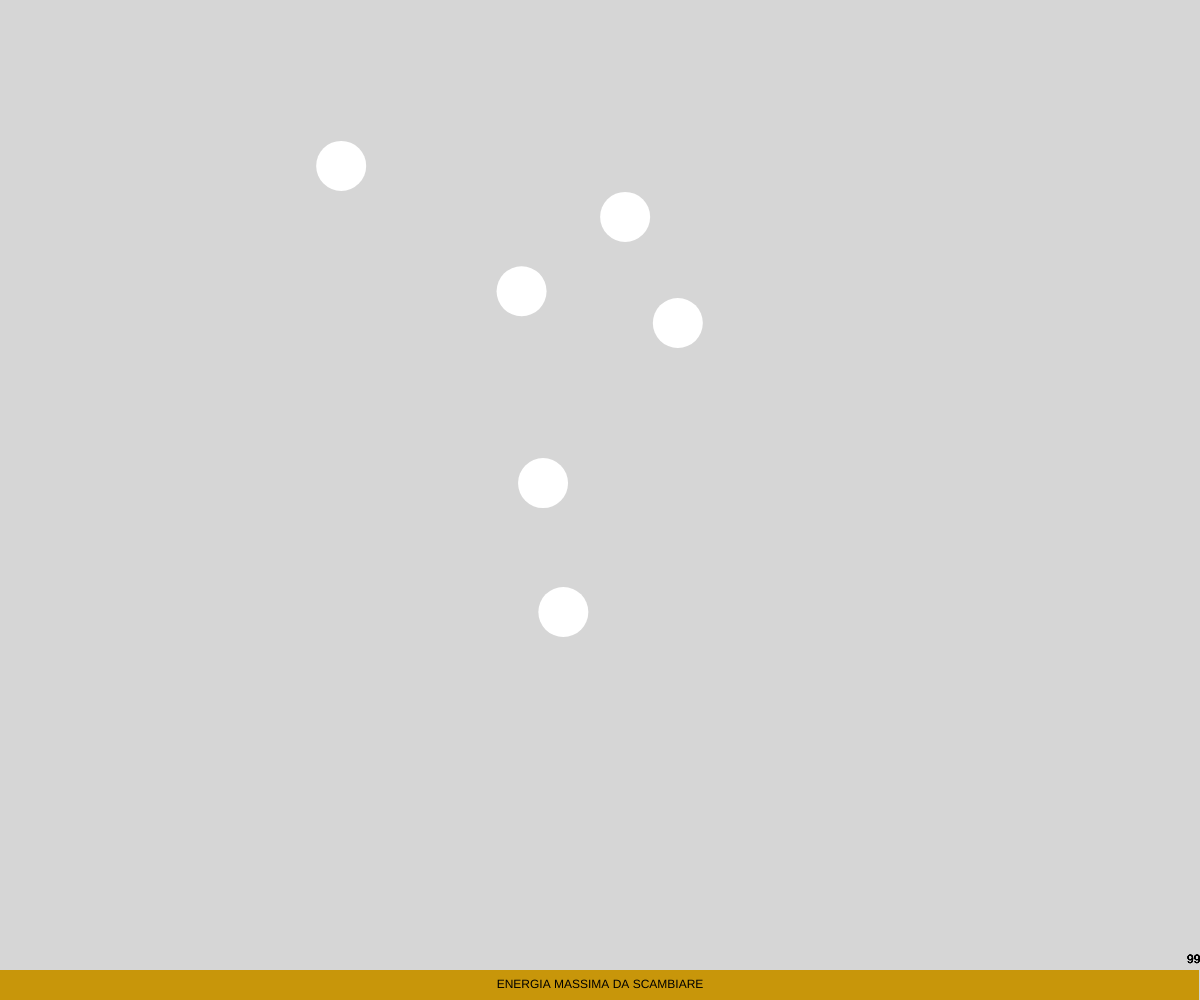
Frame 1 (no input)
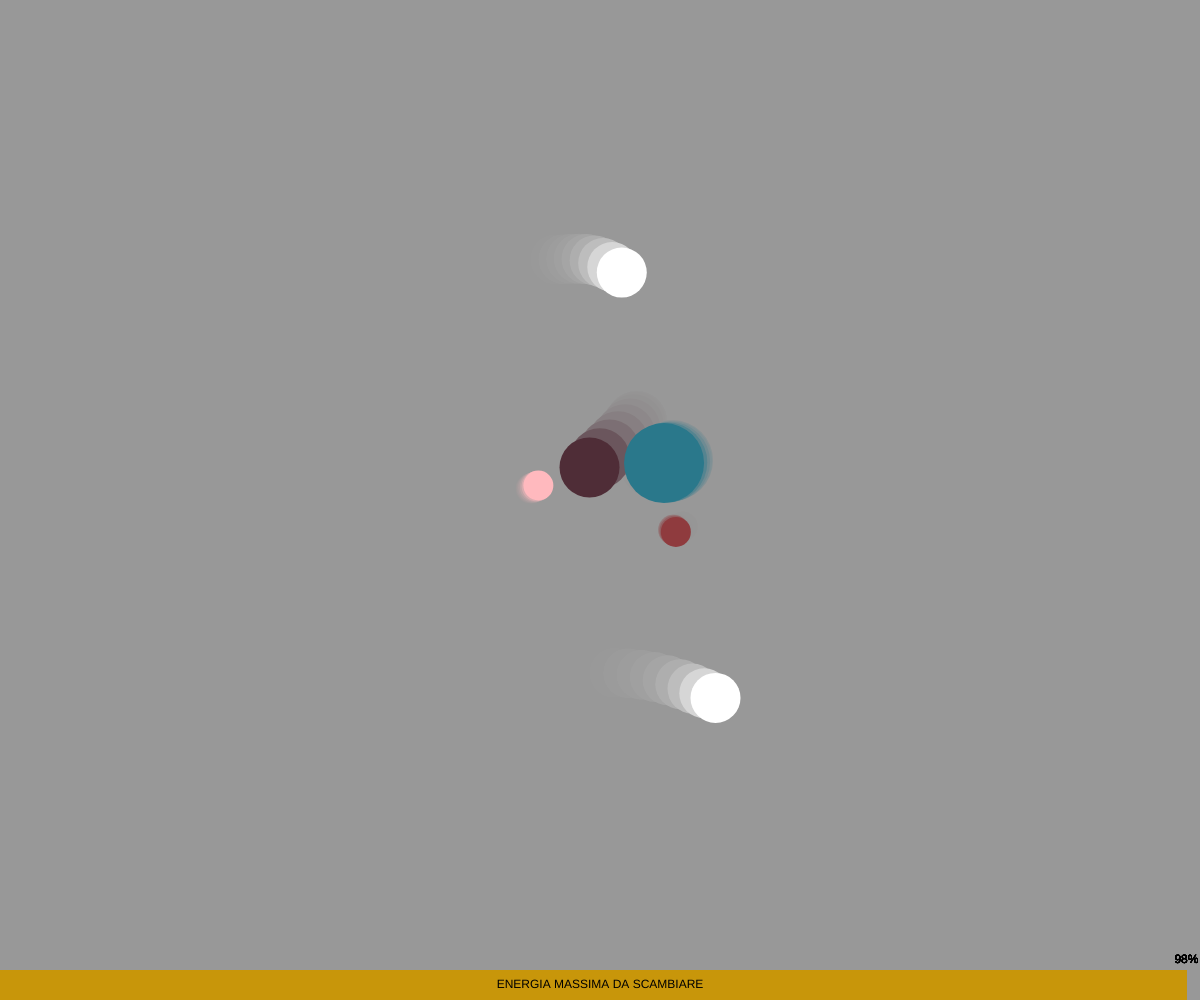
Frame 60 (no input)
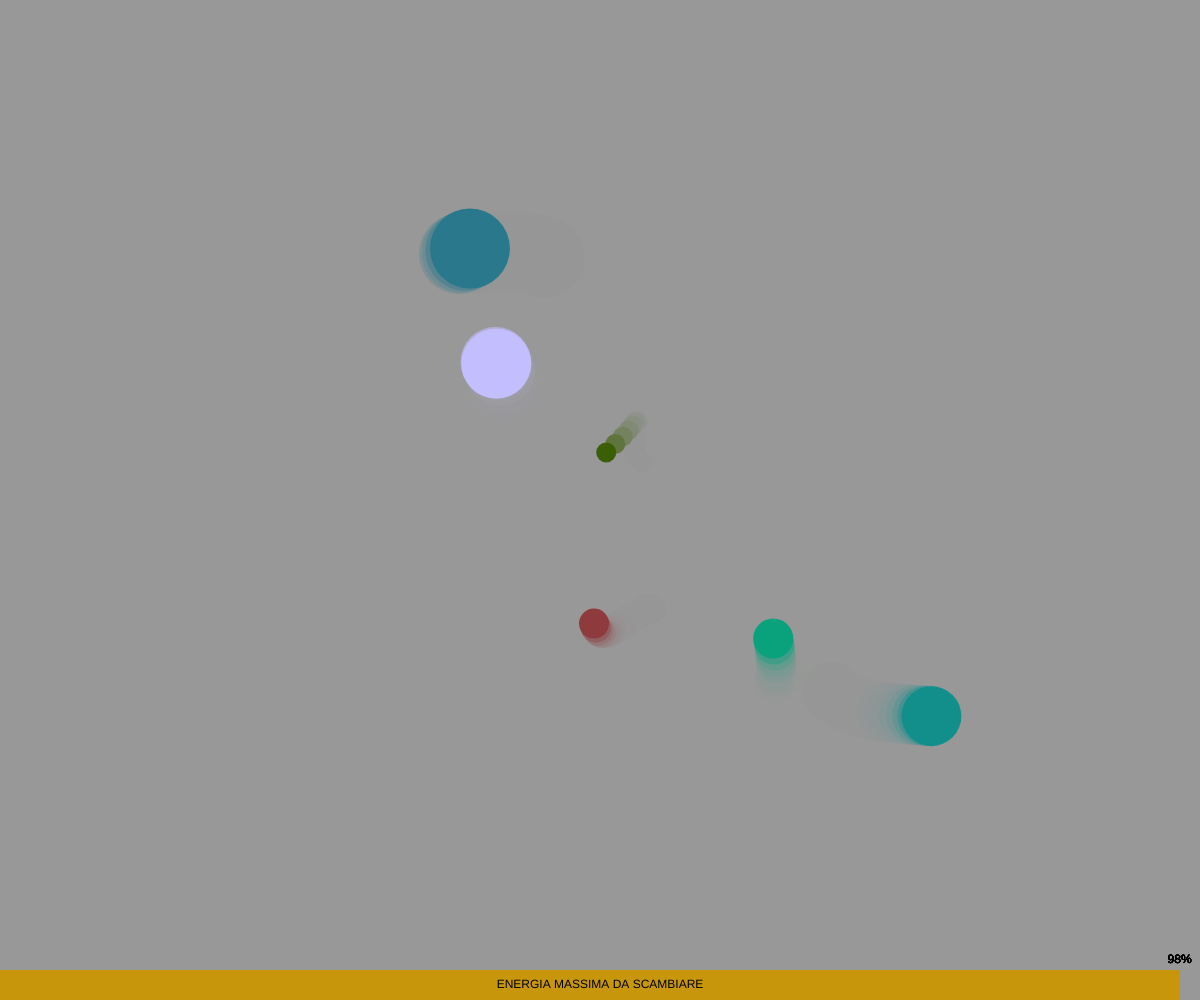
Frame 120 (the mouse pressed at the canvas centre since frame 60)

The p5.js sketch that drew these frames (run headless with seeded random() and noise() and a simulated clock; from frame 60 on, the mouse is pressed at the canvas centre):

// p5.js sketch
// ── sketch.js
  // -
// incontri scontri tra camminatori 0.2 by peterbaru [camminatori, scontri]
// 2020 © Pietro, Daniele @Fupete and the course DSII2020 at DESIGN.unirsm 
// github.com/dsii-2020-unirsm — github.com/peterbaru
// Educational purposes, MIT License, 2020, San Marino
// -
// Credits/Thanks to: 
// @shiffman (twitter.com/shiffman) for https://shiffman.net/, https://www.youtube.com/watch?v=GY-c2HO2liA
//-

let camminatori = []
let num = 6
let rnd
let index = 1
let a = 1
let altezzabarra = 30

function setup() {
  
  console.log("Le sfere hanno una dimensione fittizia e il numero che le rappresenta all'interno cresce in maniera lineare. Non corrisponde al reale valore dell'area di ogni cerchio.")
  createCanvas(windowWidth, windowHeight);

  for (let i = 0; i < num; i++) {
    camminatori[i] = new Walker(random(width), random(height));
  }

  rnd = random(20)
}

function draw() {
  background(150, 150, 150, 100);

  for (let i = 0; i < camminatori.length; i++) {
    camminatori[i].spostati()
    camminatori[i].mostrati()

    for (var j = 0; j < camminatori.length; j++) {
      if (i != j && camminatori[i].interseca(camminatori[j])) {

        camminatori[i].nuovocolore();
        camminatori[j].nuovocolore();

        camminatori[i].cresci();
        camminatori[j].cala();

        background(255, 255, 255, 100);
      }
    }
    fill(200, 150, 10)
    rect(0, height - altezzabarra, width - a, altezzabarra)
    fill(0);
    textAlign(CENTER, CENTER);

    let percentuale = int(100 - (100 * a) / width)

    text("ENERGIA MASSIMA DA SCAMBIARE", width / 2, height - (altezzabarra / 2))
    fill(0, 0, 0);
    text(percentuale + "%", width - a, height - (altezzabarra + 10))
  }
}

function Walker(x, y) {
  this.x = x
  this.y = y
  this.r = 20
  this.dim = 50
  this.valore = parseInt(50)
  this.t = random(50)
  this.col = color(255)

  this.nuovocolore = function() {
    this.col = color(random(255), random(255), random(255))
  }

  this.interseca = function(altra) {
    var d = dist(this.x, this.y, altra.x, altra.y)
    if (d < this.r + altra.r) {
      return true;
    } else {
      return false;
    }
  }

  this.mostrati = function() {
    noStroke()
    fill(this.col);
    ellipse(this.x, this.y, int(this.dim), int(this.dim))
    fill(0);
    //text(this.valore, this.x, this.y)
  }

  this.spostati = function() {
    this.x = noise(this.t) * width
    this.y = noise(this.t + 5) * height
    this.t += 0.01
  }

  this.cresci = function() {
    this.dim += 10
    a += 0.2
    this.valore += 1

    if (a > width) {
      alert("energia da scambiare superata: premi 'OK' per ripartire")
      setup()
      a = 0
    }
  }
  this.cala = function() {
    this.dim -= 10
    this.valore -= 1
  }
}
